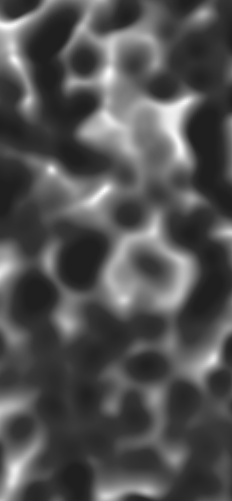
#> input picture skan/test/data/skeleton.tif, 232 x 501 px; its folder holds only this picture in this run
$ python -i pre.py   (imports and definitions only)
#> lines starting #> are read from the running program, lines starting #| are printed output that depends on the picture; after the words box and inside, x2 and y2 are one past the last pixel; in counts of white or black regions, pixels touching at a corner belong together
import numpy as np
from scipy import spatial, ndimage as ndi
from skimage import filters, restoration

# Temporary until skimage 0.13 is out
from .vendored.thresholding import threshold_sauvola, threshold_niblack

SMOOTH_METHODS = {
        'Gaussian': filters.gaussian,
        'TV': restoration.denoise_tv_bregman,
        }


def hyperball(ndim, radius):
    """Return a binary morphological filter containing pixels within `radius`.

    Parameters
    ----------
    ndim : int
        The number of dimensions of the filter.
    radius : int
        The radius of the filter.

    Returns
    -------
    ball : array of bool, shape [2 * radius + 1,] * ndim
        The required structural element
    """
    size = 2*radius + 1
    center = [(radius,) * ndim]

    coords = np.mgrid[[
            slice(None, size),
            ] * ndim].reshape(ndim, -1).T
    distances = np.ravel(spatial.distance_matrix(coords, center))
    selector = distances <= radius

    ball = np.zeros((size,) * ndim, dtype=bool)
    ball.ravel()[selector] = True
    return ball


def threshold(
        image,
        *,
        sigma=0.,
        radius=0,
        offset=0.,
        method='sauvola',
        smooth_method='Gaussian'
        ):
    """Use scikit-image filters to "intelligently" threshold an image.

    Parameters
    ----------
    image : array, shape (M, N, ...[, 3])
        Input image, conformant with scikit-image data type
        specification [1]_.
    sigma : float, optional
        If positive, use Gaussian filtering to smooth the image before
        thresholding.
    radius : int, optional
        If given, use local median thresholding instead of global.
    offset : float, optional
        If given, reduce the threshold by this amount. Higher values
        result in fewer pixels above the threshold.
    method: {'sauvola', 'niblack', 'median'}
        Which method to use for thresholding. Sauvola is 100x faster, but
        median might be more accurate.
    smooth_method: {'Gaussian', 'TV'}
        Which method to use for smoothing. Choose from Gaussian smoothing
        and total variation denoising.

    Returns
    -------
    thresholded : image of bool, same shape as `image`
        The thresholded image.

    References
    ----------
    .. [1] http://scikit-image.org/docs/dev/user_guide/data_types.html
    """
    if sigma > 0:
        if smooth_method.lower() == 'gaussian':
            image = filters.gaussian(image, sigma=sigma)
        elif smooth_method.lower() == 'tv':
            image = restoration.denoise_tv_bregman(image, weight=sigma)
    if radius == 0:
        t = filters.threshold_otsu(image) + offset
    else:
        if method == 'median':
            footprint = hyperball(image.ndim, radius=radius)
            t = ndi.median_filter(image, footprint=footprint) + offset
        elif method == 'sauvola':
            w = 2*radius + 1
            t = threshold_sauvola(image, window_size=w, k=offset)
        elif method == 'niblack':
            w = 2*radius + 1
            t = threshold_niblack(image, window_size=w, k=offset)
        else:
            raise ValueError(
                    'Unknown method %s. Valid methods are median,'
                    'niblack, and sauvola.' % method
                    )
    thresholded = image > t
    return thresholded

>>> import cv2
>>> picture = cv2.imread('test/data/skeleton.tif', cv2.IMREAD_GRAYSCALE)
#> picture is the input picture: shape (501, 232); min 31, max 253, mean 82
>>> result = threshold(picture)
#> in threshold, `t = filters.threshold_otsu(image) + offset`: t = 99
#> in threshold, `thresholded = image > t`:
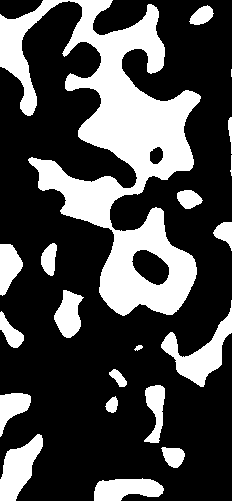
#> thresholded: shape (501, 232) bool; 29.2% white; 20 white regions (1 under 20 px), largest, box (x1, y1, x2, y2) and area: (0, 0, 201, 316) 23505, (161, 300, 232, 387) 1935, (0, 434, 43, 501) 1579
